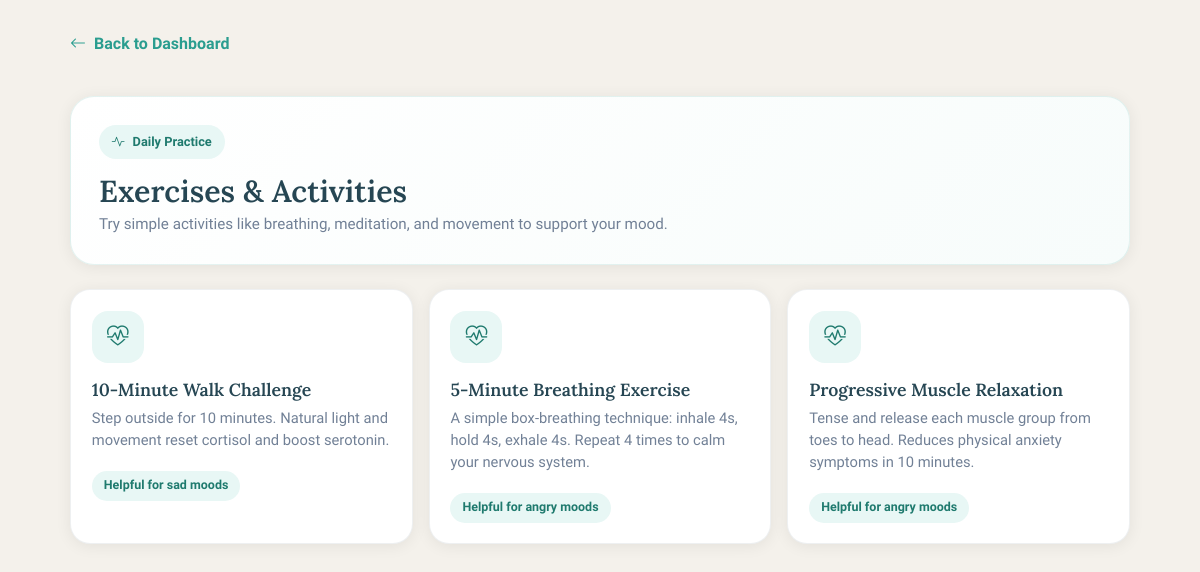
/exercise (signed in), run on the app's committed database.
### app.py (models this page shows)
class Resource(db.Model):
    __tablename__ = 'resources'
    id          = db.Column(db.Integer, primary_key=True)
    title       = db.Column(db.String(200), nullable=False)
    category    = db.Column(db.String(50),  nullable=False)  # article / hotline / exercise
    description = db.Column(db.Text, nullable=True)
    url         = db.Column(db.String(300), nullable=True)
    mood_tag    = db.Column(db.String(50),  nullable=True)   # which mood this helps

### app.py (the view)
@app.route('/exercise')
@login_required
def exercise():
    exercises = get_resources_by_category('exercise')
    return render_template('exercise.html', exercises=exercises)

### app.py (called while the page is built)
@login_manager.user_loader
def load_user(user_id):
    return db.session.get(User, int(user_id))

def get_resources_by_category(category):
    return (Resource.query
            .filter_by(category=category)
            .order_by(Resource.title.asc())
            .all())

### templates/exercise.html (shortened to what this page needs)
{% extends "base.html" %}
{% block content %}
<div class="page-wrapper">
  <div class="category-shell">
    <a class="back-link" href="{{ url_for('dashboard') }}">
      <i class="bi bi-arrow-left"></i>
      Back to Dashboard
    </a>
    <section class="category-hero">
      <div class="hero-kicker">
        <i class="bi bi-activity"></i>
        Daily Practice
      </div>
      <h1 class="page-title">Exercises &amp; Activities</h1>
      <p class="page-subtitle mb-0">
        Try simple activities like breathing, meditation, and movement to support your mood.
      </p>
    </section>
    <section class="category-grid">
      {% for exercise in exercises %}
      <article class="category-card">
        <div class="category-card-icon">
          <i class="bi bi-heart-pulse"></i>
        </div>
        <h3>{{ exercise.title }}</h3>
        <p>{{ exercise.description }}</p>
        {% if exercise.mood_tag %}
        <span class="category-tag">Helpful for {{ exercise.mood_tag }} moods</span>
        {% endif %}
      </article>
      {% else %}
      <article class="category-card">
        <h3>No exercises available yet</h3>
        <p>Add some calming activities to the resource list when you're ready.</p>
      </article>
      {% endfor %}
    </section>
  </div>
</div>
{% endblock %}

### templates/base.html (style rules this page uses)
:root { --teal: #2a9d8f; --teal-dark: #1f7a6e; --teal-light: #e8f7f5; --sand: #f4f1eb; --charcoal: #264653; --amber: #e9c46a; --coral: #e76f51; --text: #2d3748; --muted: #718096; --white: #ffffff; --shadow: 0 2px 16px rgba(0, 0, 0, 0.07); --radius: 14px; }
* { box-sizing: border-box; }
html, body { min-height: 100%; }
body { margin: 0; font-family: "Plus Jakarta Sans", sans-serif; background: var(--sand); color: var(--text); min-height: 100vh; display: flex; flex-direction: column; }
h1, h2, h3, h4, h5, h6 { font-family: "Lora", serif; font-weight: 600; }
a { color: var(--teal); text-decoration: none; }
.page-wrapper { max-width: 1100px; margin: 0 auto; padding: 2rem 1.25rem 4rem; width: 100%; flex: 1 0 auto; }
.page-title { font-size: 1.9rem; color: var(--charcoal); margin-bottom: 0.25rem; }
.page-subtitle { color: var(--muted); margin-bottom: 2rem; font-size: 0.95rem; }
.category-shell { display: grid; gap: 1.5rem; }
.category-hero { background: linear-gradient(135deg, #ffffff, #f7fcfb); border: 1px solid rgba(42, 157, 143, 0.12); border-radius: 24px; box-shadow: var(--shadow); padding: 1.75rem; }
.back-link { display: inline-flex; align-items: center; gap: 0.5rem; margin-bottom: 1rem; color: var(--teal); font-weight: 600; }
.hero-kicker { display: inline-flex; align-items: center; gap: 0.5rem; background: var(--teal-light); color: var(--teal-dark); border-radius: 999px; padding: 0.45rem 0.8rem; font-size: 0.8rem; font-weight: 700; margin-bottom: 0.9rem; }
.category-grid { display: grid; grid-template-columns: repeat(auto-fit, minmax(240px, 1fr)); gap: 1rem; }
.category-card { background: var(--white); border: 1px solid rgba(38, 70, 83, 0.08); border-radius: 20px; box-shadow: var(--shadow); padding: 1.3rem; height: 100%; }
.category-card-icon { width: 52px; height: 52px; border-radius: 16px; background: var(--teal-light); color: var(--teal-dark); display: inline-flex; align-items: center; justify-content: center; font-size: 1.35rem; margin-bottom: 1rem; }
.category-card h3 { font-size: 1.1rem; margin-bottom: 0.45rem; color: var(--charcoal); }
.category-card p { margin-bottom: 0.8rem; color: var(--muted); font-size: 0.92rem; }
.category-tag { display: inline-flex; align-items: center; width: fit-content; border-radius: 999px; background: var(--teal-light); color: var(--teal-dark); padding: 0.35rem 0.75rem; font-size: 0.78rem; font-weight: 700; margin-top: 0.4rem; }

### data on the page
Resource: title "10-Minute Walk Challenge", description "Step outside for 10 minutes. Natural light and movement reset cortisol and boost serotonin.", mood_tag "sad"
Resource: title "5-Minute Breathing Exercise", description "A simple box-breathing technique: inhale 4s, hold 4s, exhale 4s. Repeat 4 times to calm your nervous system.", mood_tag "angry"
Resource: title "Progressive Muscle Relaxation", description "Tense and release each muscle group from toes to head. Reduces physical anxiety symptoms in 10 minutes.", mood_tag "angry"
